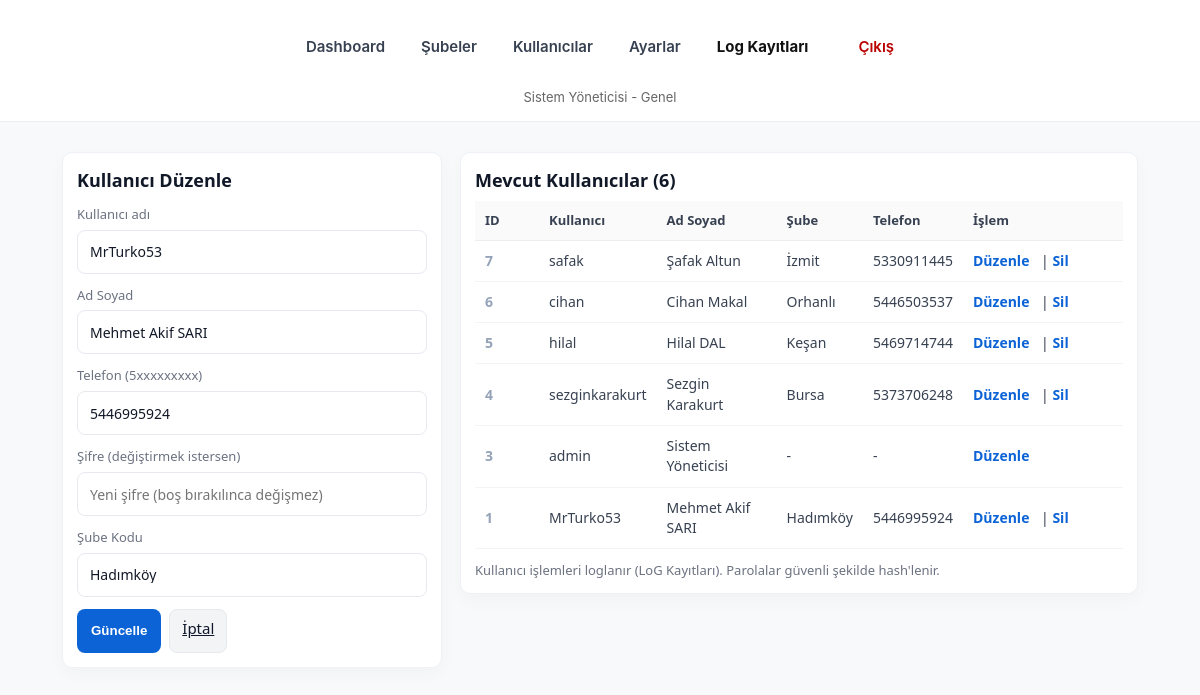
Screenshot of /panel/users.php?edit=1 (signed in) with the database file from the repository.
### tables this page shows
CREATE TABLE `users` (
  `id` int(11) NOT NULL,
  `username` varchar(100) NOT NULL,
  `fullname` varchar(200) DEFAULT NULL,
  `password_hash` varchar(255) NOT NULL,
  `branch_code` char(1) DEFAULT NULL,
  `avatar` varchar(255) DEFAULT NULL,
  `created_at` datetime DEFAULT current_timestamp(),
  `is_admin` tinyint(1) NOT NULL DEFAULT 0,
  `phone` varchar(30) DEFAULT NULL
);

### inc/helpers.php (called while the page is built, shortened)
<?php
$configPathCandidates = [
    __DIR__ . '/../config.php',
    __DIR__ . '/../../config.php',
];
$config = null;
foreach ($configPathCandidates as $p) {
    if (file_exists($p)) {
        $tmp = include $p;
        if (is_array($tmp)) { $config = $tmp; break; }
    }
}
function base_url() {
    global $config;
    $b = $config['base_url'] ?? '';
    $b = trim((string)$b);
    return rtrim($b, '/');
}
function asset($path) {
    $path = (string)$path;
    $path = trim($path);
    $b = base_url();
    if ($path[0] === '/') {
        return ($b === '') ? $path : $b . $path;
    }
    return ($b === '') ? '/' . ltrim($path, '/') : $b . '/' . ltrim($path, '/');
}
?>

### config.php (called while the page is built)
<?php
return [
    'db_host' => 'localhost',
    'db_name' => 'sirtkoyu_pnl',
    'db_user' => 'sirtkoyu_pnl',
    'db_pass' => 'UrouesQAqbOzgxa7',
    'base_url' => '/pnl2',
];

### inc/auth.php (called while the page is built, shortened)
<?php
function current_user() {
    return $_SESSION['user'] ?? null;
}
function is_admin() {
    $u = current_user();
    return $u && !empty($u['is_admin']);
}

### panel/users.php (the view, shortened to what this page needs)
<?php
require_once __DIR__ . '/../inc/auth.php';
require_once __DIR__ . '/../inc/helpers.php';
$db = db_connect();
$branches = ['1'=>'Bursa','2'=>'İzmit','3'=>'Orhanlı','4'=>'Hadımköy','5'=>'Keşan'];
$editUser = null;
if (isset($_GET['edit'])) {
    $eid = (int)$_GET['edit'];
    $stmt = $db->prepare("SELECT id, username, fullname, phone, branch_code FROM users WHERE id = :id LIMIT 1");
    $stmt->execute([':id'=>$eid]);
    $editUser = $stmt->fetch(PDO::FETCH_ASSOC) ?: null;
}
$users = $db->query("SELECT id, username, fullname, branch_code, phone FROM users ORDER BY id DESC")->fetchAll(PDO::FETCH_ASSOC);
?>
<!doctype html>
<html lang="tr">
<head>
  <?php require_once __DIR__ . '/../inc/head.php'; ?>
  <link rel="stylesheet" href="<?php echo asset('/assets/css/panel-users.css'); ?>">
</head>
<body>
  <?php require_once __DIR__ . '/header.php'; ?>
  <main class="users-page">
    <div class="users-grid">
      <div class="card">
        <?php if ($editUser): ?>
          <h2>Kullanıcı Düzenle</h2>
          <form method="post" novalidate>
            <label>Kullanıcı adı</label>
            <input name="username" required value="<?php echo htmlspecialchars($editUser['username']); ?>">
            <label>Ad Soyad</label>
            <input name="fullname" value="<?php echo htmlspecialchars($editUser['fullname']); ?>">
            <label>Telefon (5xxxxxxxxx)</label>
            <input name="phone" value="<?php echo htmlspecialchars($editUser['phone'] ?? ''); ?>" placeholder="5xxxxxxxxx">
            <label>Şifre (değiştirmek istersen)</label>
            <input type="password" name="password" placeholder="Yeni şifre (boş bırakılınca değişmez)">
            <label>Şube Kodu</label>
            <select name="branch_code">
              <?php foreach($branches as $k=>$v): ?>
                <option value="<?php echo $k; ?>" <?php echo ($editUser['branch_code'] == $k) ? 'selected' : ''; ?>><?php echo htmlspecialchars($v); ?></option>
              <?php endforeach; ?>
            </select>
            <div class="form-actions">
              <button class="btn-primary" type="submit">Güncelle</button>
              <a class="btn-secondary" href="users.php">İptal</a>
            </div>
          </form>
        <?php endif; ?>
      </div>
      <div class="card">
        <h2>Mevcut Kullanıcılar (<?php echo count($users); ?>)</h2>
        <div style="overflow:auto; max-height:640px; margin-top:8px;">
          <table class="users-table" role="table">
            <thead>
              <tr>
                <th style="width:64px">ID</th>
                <th>Kullanıcı</th>
                <th>Ad Soyad</th>
                <th>Şube</th>
                <th>Telefon</th>
                <th style="width:160px">İşlem</th>
              </tr>
            </thead>
            <tbody>
              <?php foreach($users as $u): ?>
                <tr>
                  <td><?php echo (int)$u['id']; ?></td>
                  <td><?php echo htmlspecialchars($u['username']); ?></td>
                  <td><?php echo htmlspecialchars($u['fullname']); ?></td>
                  <td><?php echo htmlspecialchars($branches[$u['branch_code']] ?? '-'); ?></td>
                  <td><?php echo htmlspecialchars($u['phone'] ?? '-'); ?></td>
                  <td class="action-links">
                    <a href="?edit=<?php echo (int)$u['id']; ?>">Düzenle</a>
                    <?php if ($u['id'] !== ($_SESSION['user']['id'] ?? 0)): ?>
                      | <a href="?delete=<?php echo (int)$u['id']; ?>" onclick="return confirm('Silinsin mi?')">Sil</a>
                    <?php else: ?>
                    <?php endif; ?>
                  </td>
                </tr>
              <?php endforeach; ?>
            </tbody>
          </table>
        </div>
        <div class="small-note" style="margin-top:12px">Kullanıcı işlemleri loglanır (LoG Kayıtları). Parolalar güvenli şekilde hash'lenir.</div>
      </div>
    </div>
  </main>
</body>
</html>

### panel/header.php
<?php
require_once __DIR__ . '/../inc/auth.php';
$user = current_user();
?>
<header style="text-align:center;padding:14px;border-bottom:1px solid #eee;background:#fff">
  <nav style="display:flex;justify-content:center;gap:12px;align-items:center;flex-wrap:wrap">
    <a href="dashboard.php">Dashboard</a>
    <a href="branches.php">Şubeler</a>
    <?php if (is_admin()): ?>
      <a href="users.php">Kullanıcılar</a>
      <a href="settings.php">Ayarlar</a>
      <a href="logs.php" style="font-weight:700;color:#111;">Log Kayıtları</a>
    <?php endif; ?>
    <a href="logout.php" style="margin-left:14px;color:#b00">Çıkış</a>
  </nav>
  <div style="margin-top:8px;color:#666;font-size:13px">
    <?php if ($user): ?>
      <?php echo htmlspecialchars($user['fullname'] ?? $user['username']); ?> - <?php echo htmlspecialchars($user['branch_code'] ? ('Şube: ' . $user['branch_code']) : 'Genel'); ?>
    <?php endif; ?>
  </div>
</header>

### assets/css/style.css (style rules this page uses)
:root { --bg: #f5f7fb; --card: #ffffff; --accent: #0b63d6; --muted: #6b7280; --success: #16a34a; --danger: #dc2626; --border: #e6e9ee; }
* { box-sizing:border-box }
html,body { height:100%;margin:0;font-family:Inter, system-ui, -apple-system, "Segoe UI", Roboto, "Helvetica Neue", Arial, "Noto Sans", sans-serif; }
body { background:var(--bg);color:#111827;-webkit-font-smoothing:antialiased;-moz-osx-font-smoothing:grayscale;line-height:1.45;font-size:15px }
label { display:block;font-size:13px;color:var(--muted);margin-top:12px;margin-bottom:6px }
input[type="text"], input[type="file"], input[type="password"], textarea, select { width:100%; padding:10px 12px; border:1px solid var(--border); border-radius:8px; background:#fff; font-size:14px; color:#111827; transition:box-shadow .12s ease, border-color .12s ease; }
.btn-primary { display:inline-block; padding:10px 18px; background:var(--accent); color:#fff; border:none; border-radius:8px; cursor:pointer; font-weight:600; transition:all .12s ease; }
.btn-secondary { padding:8px 14px;background:#f3f4f6;border-radius:8px;border:1px solid var(--border);color:#111827; }
header { background:#fff;border-bottom:1px solid var(--border) }
header nav { display:flex;justify-content:center;gap:12px;padding:14px 8px;align-items:center;flex-wrap:wrap }
header nav a { color:#374151;text-decoration:none;padding:8px 12px;border-radius:8px;font-weight:600 }
table { width:100%;border-collapse:collapse }
table th, table td { padding:10px;border-bottom:1px solid #eee;vertical-align:middle }

### assets/css/panel-users.css (style rules this page uses)
:root { --bg: #f7f9fb; --card-bg: #ffffff; --accent: #0b63d6; --muted: #6b7280; --border: #e6e9ee; --shadow: 0 6px 18px rgba(16,24,40,0.03); }
.users-page { max-width: 1100px; margin: 18px auto; padding: 12px; font-family: system-ui, -apple-system, "Segoe UI", Roboto, "Helvetica Neue", Arial, "Noto Sans", sans-serif; color: #0f172a; background: transparent; }
.users-page h2 { font-size: 18px; margin: 0 0 10px 0; font-weight: 600; color: #111827; }
.users-grid { display: grid; grid-template-columns: 380px 1fr; gap: 18px; align-items: start; }
.card { background: var(--card-bg); border-radius: 10px; border: 1px solid var(--border); box-shadow: var(--shadow); padding: 14px; }
.small-note { font-size: 13px; color: var(--muted); margin-top: 10px; line-height: 1.4; }
.card input[type="text"], .card input[type="tel"], .card input[type="email"], .card input[type="number"], .card input[type="password"], .card input:not([type]), .card select, .card textarea { -webkit-appearance: none; -moz-appearance: none; appearance: none; box-sizing: border-box; width: 100%; min-height: 44px; height: 44px; padding: 10px 12px; border: 1px solid var(--border); border-radius: 8px; background: #fff; font-size: 14px; color: #111827; line-height: 1.2; transition: box-shadow .12s ease, border-color .12s ease; }
.card label { display: block; margin-top: 12px; margin-bottom: 6px; color: var(--muted); font-size: 13px; }
.card input[type="text"], .card input[type="password"], .card input:not([type]) { padding-right: 44px; }
.form-actions { margin-top: 12px; display: flex; gap: 8px; align-items: center; }
.btn-primary { background: var(--accent); color: #fff; padding: 9px 14px; border-radius: 8px; border: none; font-weight: 700; height: 44px; cursor: pointer; }
.btn-secondary { background: #f3f4f6; color: #0f172a; padding: 8px 12px; border-radius: 8px; border: 1px solid var(--border); height: 44px; cursor: pointer; }
.users-table { width: 100%; border-collapse: collapse; font-size: 14px; }
.users-table thead th { text-align: left; padding: 12px; background: #fbfdff; border-bottom: 1px solid #eef2f7; color: #374151; font-weight: 700; font-size: 13px; }
.users-table tbody td { padding: 12px; border-bottom: 1px solid #f3f4f6; color: #334155; vertical-align: middle; }
.users-table td:first-child { width: 64px; color: #94a3b8; font-weight: 600; }
.action-links a, .users-table a { color: var(--accent); text-decoration: none; margin-right: 8px; font-weight: 600; }
.card .small-note { margin-top: 12px; }
.users-page .card { padding: 14px; }
.users-page input, .users-page select, .users-page textarea { font-family: inherit; }

### rows the page displays
users: fullname "Sistem Yöneticisi", branch_code "Genel", id "3", username "admin", branch_code "-", phone "-"
users: username "MrTurko53", fullname "Mehmet Akif SARI", phone "5446995924", branch_code "Hadımköy", id "1"
users: id "7", username "safak", fullname "Şafak Altun", branch_code "İzmit", phone "5330911445"
users: id "6", username "cihan", fullname "Cihan Makal", branch_code "Orhanlı", phone "5446503537"
users: id "5", username "hilal", fullname "Hilal DAL", branch_code "Keşan", phone "5469714744"
users: id "4", username "sezginkarakurt", fullname "Sezgin Karakurt", branch_code "Bursa", phone "5373706248"

### other values shown
count($users) "6"
